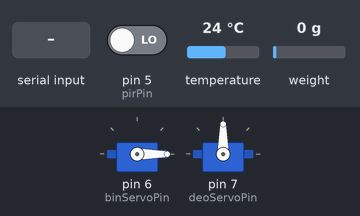
Simulated run of this sketch. Board: Arduino Uno, built with avr-gcc and run on an emulated ATmega328P. Shown: 2 × servo. Inputs (shaded band) come from the test bench; at power-on: pin 5 (pirPin) LOW, temperature 24 °C, weight on the scale 0 g. What the sketch prints to the serial monitor is not drawn.

Above: at 2.2 s.
2.3 s: "90,45\n" received over the second serial link
Timing chart, 0 to 31.5 s (numbered marks = the images above; inputs shaded):
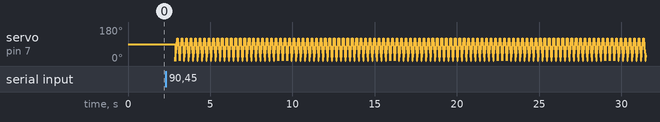

The sketch:

Uno_to_MCU_1.0.2.ino
```cpp
#include <SoftwareSerial.h>
#include <DS18B20.h>
#include <OneWire.h>
#include "HX711.h"
#include <MsTimer2.h>
#include <Servo.h>

SoftwareSerial uno(3,2);
DS18B20 tempSensor(8);
HX711 scale;
Servo pirServo;
Servo deoServo;

// String temp = "20"; //default temperature
// String tempUser;
// String weight = "3"; // default weight
// String weightUser;
String term = "10"; //default 10min
String termUser;
unsigned long ms = term.toInt() * 60000; // 60 * 1000ms = 1min

float sensorVal;
float scaleVal;

int deoServoPin = 7;
int pos;

//---------------------------------------------------------------pirServo start
int pirPin = 5;//HR-SR501 pin #5
//GND -> (-), Output ->(5), VCC ->(+) (초,보,파)
int binServoPin = 6;//Servo moter pin #6
//주황 ->6 , 빨강 -> +, 갈색 -> -
int pirPos = 0;
//---------------------------------------------------------------pirServo end


void setup() {
  Serial.begin(9600);
  uno.begin(9600);

  //1000ms = 1s
  MsTimer2::set(ms, runDeoServo);
  MsTimer2::start();
  scale.begin(10,11);

  scale.set_scale(2280.f);    //무게 0으로 리셋
  scale.tare();

  pirServo.attach(binServoPin);//servo pin #6
  pinMode(pirPin,INPUT);//PIR센서의 값을 읽을 디지털 핀을 7번으로
  deoServo.attach(deoServoPin);//deoServo pin #7
}

//MCU정보 받기 UNO로
void GetFromMCU(){
  // tempUser = uno.readStringUntil('\n');
  // Serial.print("Recieved tempUser: ");
  // Serial.println(tempUser);

  // weightUser = uno.readStringUntil('\n');
  // Serial.print("Recieved weightUser: ");
  // Serial.println(weightUser);

  termUser = uno.readStringUntil('\n');
  Serial.print("Recieved termUser: ");
  Serial.println(termUser);
  if(term != termUser){
    term = termUser;
    ms = term.toInt() * 60000;
    MsTimer2::set(ms, runDeoServo);
    MsTimer2::start();
  }
}

void loop() {
  runPIRServo();
  sensorVal = tempSensor.getTempC();
  uno.println(sensorVal + '\n');
  Serial.println(sensorVal + '\n');

  scaleVal = scale.get_units()-10;
  uno.println(scaleVal + '\n');
  Serial.println(scaleVal + '\n');

  GetFromMCU();
  runPIRServo(); //delay때문에 두개 넣어놨음
  delay(1000);

}

void runPIRServo(){
  int detect = digitalRead(pirPin);

  //HIGH(=1) -> PIR센서 작동
  //감지 -> 열림
  if(detect == 1){
    for(pirPos = 0; pirPos <= 150; pirPos += 1) //Servo
    {
      pirServo.write(pirPos);
      delay(5); //delay값을 조정하여 모터의 속도를 컨터롤가능
    }
    delay(5000); //열린 상태로 5초 지속
    for(pirPos = 150; pirPos>=1; pirPos-=1)
    {
      pirServo.write(pirPos);
      delay(15);
    }
  }
  else{//감지X -> 닫힘
    pirServo.write(0);
    delay(1000);
  }
}

void runDeoServo(){
  for(pos = 0; pos <= 120; pos += 1) //Servo
  {
    deoServo.write(pos);
    delay(15); //delay값을 조정하여 모터의 속도를 컨터롤가능
  }

  delay(4000); //열린 상태로 5초 지속

  for(pos = 120; pos>=1; pos-=1)
  {
    deoServo.write(pos);
    delay(5);
  }
  delay(1000);
}
```
